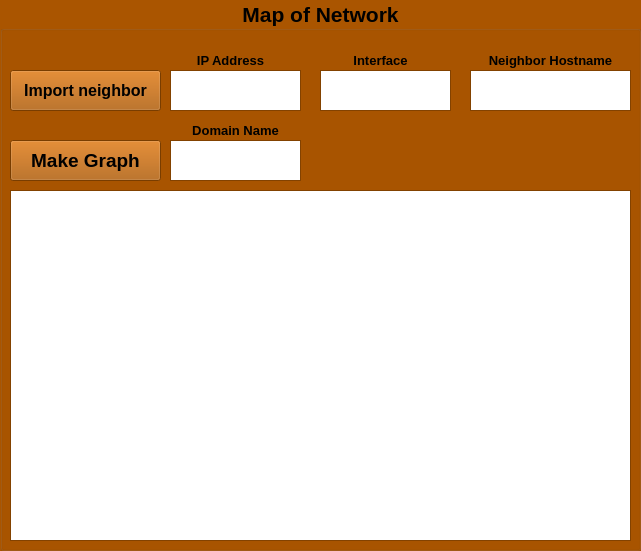
  <widget class="QGroupBox" name="map_network">
   <property name="geometry">
    <rect>
     <x>239</x>
     <y>70</y>
     <width>641</width>
     <height>551</height>
    </rect>
   </property>
   <property name="palette">
    <palette>
     <active>
      <colorrole role="WindowText">
       <brush brushstyle="SolidPattern">
        <color alpha="255">
         <red>0</red>
         <green>0</green>
         <blue>0</blue>
        </color>
       </brush>
      </colorrole>
      <colorrole role="Button">
       <brush brushstyle="SolidPattern">
        <color alpha="255">
         <red>170</red>
         <green>85</green>
         <blue>0</blue>
        </color>
       </brush>
      </colorrole>
      <colorrole role="Light">
       <brush brushstyle="SolidPattern">
        <color alpha="255">
         <red>255</red>
         <green>128</green>
         <blue>0</blue>
        </color>
       </brush>
      </colorrole>
      <colorrole role="Midlight">
       <brush brushstyle="SolidPattern">
        <color alpha="255">
         <red>212</red>
         <green>106</green>
         <blue>0</blue>
        </color>
       </brush>
      </colorrole>
      <colorrole role="Dark">
       <brush brushstyle="SolidPattern">
        <color alpha="255">
         <red>85</red>
         <green>42</green>
         <blue>0</blue>
        </color>
       </brush>
      </colorrole>
      <colorrole role="Mid">
       <brush brushstyle="SolidPattern">
        <color alpha="255">
         <red>113</red>
         <green>56</green>
         <blue>0</blue>
        </color>
       </brush>
      </colorrole>
      <colorrole role="Text">
       <brush brushstyle="SolidPattern">
        <color alpha="255">
         <red>0</red>
         <green>0</green>
         <blue>0</blue>
        </color>
       </brush>
      </colorrole>
      <colorrole role="BrightText">
       <brush brushstyle="SolidPattern">
        <color alpha="255">
         <red>255</red>
         <green>255</green>
         <blue>255</blue>
        </color>
       </brush>
      </colorrole>
      <colorrole role="ButtonText">
       <brush brushstyle="SolidPattern">
        <color alpha="255">
         <red>0</red>
         <green>0</green>
         <blue>0</blue>
        </color>
       </brush>
      </colorrole>
      <colorrole role="Base">
       <brush brushstyle="SolidPattern">
        <color alpha="255">
         <red>255</red>
         <green>255</green>
         <blue>255</blue>
        </color>
       </brush>
      </colorrole>
      <colorrole role="Window">
       <brush brushstyle="SolidPattern">
        <color alpha="255">
         <red>170</red>
         <green>85</green>
         <blue>0</blue>
        </color>
       </brush>
      </colorrole>
      <colorrole role="Shadow">
       <brush brushstyle="SolidPattern">
        <color alpha="255">
         <red>0</red>
         <green>0</green>
         <blue>0</blue>
        </color>
       </brush>
      </colorrole>
      <colorrole role="AlternateBase">
       <brush brushstyle="SolidPattern">
        <color alpha="255">
         <red>212</red>
         <green>170</green>
         <blue>127</blue>
        </color>
       </brush>
      </colorrole>
      <colorrole role="ToolTipBase">
       <brush brushstyle="SolidPattern">
        <color alpha="255">
         <red>255</red>
         <green>255</green>
         <blue>220</blue>
        </color>
       </brush>
      </colorrole>
      <colorrole role="ToolTipText">
       <brush brushstyle="SolidPattern">
        <color alpha="255">
         <red>0</red>
         <green>0</green>
         <blue>0</blue>
        </color>
       </brush>
      </colorrole>
     </active>
     <inactive>
      <colorrole role="WindowText">
       <brush brushstyle="SolidPattern">
        <color alpha="255">
         <red>0</red>
         <green>0</green>
         <blue>0</blue>
        </color>
       </brush>
      </colorrole>
      <colorrole role="Button">
       <brush brushstyle="SolidPattern">
        <color alpha="255">
         <red>170</red>
         <green>85</green>
         <blue>0</blue>
        </color>
       </brush>
      </colorrole>
      <colorrole role="Light">
       <brush brushstyle="SolidPattern">
        <color alpha="255">
         <red>255</red>
         <green>128</green>
         <blue>0</blue>
        </color>
       </brush>
      </colorrole>
      <colorrole role="Midlight">
       <brush brushstyle="SolidPattern">
        <color alpha="255">
         <red>212</red>
         <green>106</green>
         <blue>0</blue>
        </color>
       </brush>
      </colorrole>
      <colorrole role="Dark">
       <brush brushstyle="SolidPattern">
        <color alpha="255">
         <red>85</red>
         <green>42</green>
         <blue>0</blue>
        </color>
       </brush>
      </colorrole>
      <colorrole role="Mid">
       <brush brushstyle="SolidPattern">
        <color alpha="255">
         <red>113</red>
         <green>56</green>
         <blue>0</blue>
        </color>
       </brush>
      </colorrole>
      <colorrole role="Text">
       <brush brushstyle="SolidPattern">
        <color alpha="255">
         <red>0</red>
         <green>0</green>
         <blue>0</blue>
        </color>
       </brush>
      </colorrole>
      <colorrole role="BrightText">
       <brush brushstyle="SolidPattern">
        <color alpha="255">
         <red>255</red>
         <green>255</green>
         <blue>255</blue>
        </color>
       </brush>
      </colorrole>
      <colorrole role="ButtonText">
       <brush brushstyle="SolidPattern">
        <color alpha="255">
         <red>0</red>
         <green>0</green>
         <blue>0</blue>
        </color>
       </brush>
      </colorrole>
      <colorrole role="Base">
       <brush brushstyle="SolidPattern">
        <color alpha="255">
         <red>255</red>
         <green>255</green>
         <blue>255</blue>
        </color>
       </brush>
      </colorrole>
      <colorrole role="Window">
       <brush brushstyle="SolidPattern">
        <color alpha="255">
         <red>170</red>
         <green>85</green>
         <blue>0</blue>
        </color>
       </brush>
      </colorrole>
      <colorrole role="Shadow">
       <brush brushstyle="SolidPattern">
        <color alpha="255">
         <red>0</red>
         <green>0</green>
         <blue>0</blue>
        </color>
       </brush>
      </colorrole>
      <colorrole role="AlternateBase">
       <brush brushstyle="SolidPattern">
        <color alpha="255">
         <red>212</red>
         <green>170</green>
         <blue>127</blue>
        </color>
       </brush>
      </colorrole>
      <colorrole role="ToolTipBase">
       <brush brushstyle="SolidPattern">
        <color alpha="255">
         <red>255</red>
         <green>255</green>
         <blue>220</blue>
        </color>
       </brush>
      </colorrole>
      <colorrole role="ToolTipText">
       <brush brushstyle="SolidPattern">
        <color alpha="255">
         <red>0</red>
         <green>0</green>
         <blue>0</blue>
        </color>
       </brush>
      </colorrole>
     </inactive>
     <disabled>
      <colorrole role="WindowText">
       <brush brushstyle="SolidPattern">
        <color alpha="255">
         <red>85</red>
         <green>42</green>
         <blue>0</blue>
        </color>
       </brush>
      </colorrole>
      <colorrole role="Button">
       <brush brushstyle="SolidPattern">
        <color alpha="255">
         <red>170</red>
         <green>85</green>
         <blue>0</blue>
        </color>
       </brush>
      </colorrole>
      <colorrole role="Light">
       <brush brushstyle="SolidPattern">
        <color alpha="255">
         <red>255</red>
         <green>128</green>
         <blue>0</blue>
        </color>
       </brush>
      </colorrole>
      <colorrole role="Midlight">
       <brush brushstyle="SolidPattern">
        <color alpha="255">
         <red>212</red>
         <green>106</green>
         <blue>0</blue>
        </color>
       </brush>
      </colorrole>
      <colorrole role="Dark">
       <brush brushstyle="SolidPattern">
        <color alpha="255">
         <red>85</red>
         <green>42</green>
         <blue>0</blue>
        </color>
       </brush>
      </colorrole>
      <colorrole role="Mid">
       <brush brushstyle="SolidPattern">
        <color alpha="255">
         <red>113</red>
         <green>56</green>
         <blue>0</blue>
        </color>
       </brush>
      </colorrole>
      <colorrole role="Text">
       <brush brushstyle="SolidPattern">
        <color alpha="255">
         <red>85</red>
         <green>42</green>
         <blue>0</blue>
        </color>
       </brush>
      </colorrole>
      <colorrole role="BrightText">
       <brush brushstyle="SolidPattern">
        <color alpha="255">
         <red>255</red>
         <green>255</green>
         <blue>255</blue>
        </color>
       </brush>
      </colorrole>
      <colorrole role="ButtonText">
       <brush brushstyle="SolidPattern">
        <color alpha="255">
         <red>85</red>
         <green>42</green>
         <blue>0</blue>
        </color>
       </brush>
      </colorrole>
      <colorrole role="Base">
       <brush brushstyle="SolidPattern">
        <color alpha="255">
         <red>170</red>
         <green>85</green>
         <blue>0</blue>
        </color>
       </brush>
      </colorrole>
      <colorrole role="Window">
       <brush brushstyle="SolidPattern">
        <color alpha="255">
         <red>170</red>
         <green>85</green>
         <blue>0</blue>
        </color>
       </brush>
      </colorrole>
      <colorrole role="Shadow">
       <brush brushstyle="SolidPattern">
        <color alpha="255">
         <red>0</red>
         <green>0</green>
         <blue>0</blue>
        </color>
       </brush>
      </colorrole>
      <colorrole role="AlternateBase">
       <brush brushstyle="SolidPattern">
        <color alpha="255">
         <red>170</red>
         <green>85</green>
         <blue>0</blue>
        </color>
       </brush>
      </colorrole>
      <colorrole role="ToolTipBase">
       <brush brushstyle="SolidPattern">
        <color alpha="255">
         <red>255</red>
         <green>255</green>
         <blue>220</blue>
        </color>
       </brush>
      </colorrole>
      <colorrole role="ToolTipText">
       <brush brushstyle="SolidPattern">
        <color alpha="255">
         <red>0</red>
         <green>0</green>
         <blue>0</blue>
        </color>
       </brush>
      </colorrole>
     </disabled>
    </palette>
   </property>
   <property name="font">
    <font>
     <pointsize>16</pointsize>
     <weight>75</weight>
     <bold>true</bold>
    </font>
   </property>
   <property name="title">
    <string>Map of Network</string>
   </property>
   <property name="alignment">
    <set>Qt::AlignCenter</set>
   </property>
   <widget class="QPushButton" name="map_button">
    <property name="geometry">
     <rect>
      <x>10</x>
      <y>140</y>
      <width>151</width>
      <height>41</height>
     </rect>
    </property>
    <property name="font">
     <font>
      <pointsize>14</pointsize>
     </font>
    </property>
    <property name="text">
     <string>Make Graph</string>
    </property>
   </widget>
   <widget class="QTextEdit" name="import_name_map_text">
    <property name="geometry">
     <rect>
      <x>170</x>
      <y>140</y>
      <width>131</width>
      <height>41</height>
     </rect>
    </property>
    <property name="font">
     <font>
      <pointsize>12</pointsize>
     </font>
    </property>
   </widget>
   <widget class="QPushButton" name="neighbor_button">
    <property name="geometry">
     <rect>
      <x>10</x>
      <y>70</y>
      <width>151</width>
      <height>41</height>
     </rect>
    </property>
    <property name="font">
     <font>
      <pointsize>12</pointsize>
     </font>
    </property>
    <property name="text">
     <string>Import neighbor</string>
    </property>
   </widget>
   <widget class="QTextEdit" name="ip_adr_text">
    <property name="geometry">
     <rect>
      <x>170</x>
      <y>70</y>
      <width>131</width>
      <height>41</height>
     </rect>
    </property>
    <property name="font">
     <font>
      <pointsize>12</pointsize>
     </font>
    </property>
   </widget>
   <widget class="QTextEdit" name="interface_text">
    <property name="geometry">
     <rect>
      <x>320</x>
      <y>70</y>
      <width>131</width>
      <height>41</height>
     </rect>
    </property>
    <property name="font">
     <font>
      <pointsize>12</pointsize>
     </font>
    </property>
   </widget>
   <widget class="QTextEdit" name="ne_hostname_text">
    <property name="geometry">
     <rect>
      <x>470</x>
      <y>70</y>
      <width>161</width>
      <height>41</height>
     </rect>
    </property>
    <property name="font">
     <font>
      <pointsize>12</pointsize>
     </font>
    </property>
   </widget>
   <widget class="QLabel" name="ip_addr_label">
    <property name="geometry">
     <rect>
      <x>180</x>
      <y>50</y>
      <width>101</width>
      <height>21</height>
     </rect>
    </property>
    <property name="font">
     <font>
      <pointsize>10</pointsize>
     </font>
    </property>
    <property name="frameShape">
     <enum>QFrame::NoFrame</enum>
    </property>
    <property name="text">
     <string>IP Address</string>
    </property>
    <property name="alignment">
     <set>Qt::AlignCenter</set>
    </property>
   </widget>
   <widget class="QLabel" name="interface_label">
    <property name="geometry">
     <rect>
      <x>330</x>
      <y>50</y>
      <width>101</width>
      <height>21</height>
     </rect>
    </property>
    <property name="font">
     <font>
      <pointsize>10</pointsize>
     </font>
    </property>
    <property name="text">
     <string>Interface</string>
    </property>
    <property name="alignment">
     <set>Qt::AlignCenter</set>
    </property>
   </widget>
   <widget class="QLabel" name="ne_hostname_label">
    <property name="geometry">
     <rect>
      <x>480</x>
      <y>50</y>
      <width>141</width>
      <height>21</height>
     </rect>
    </property>
    <property name="font">
     <font>
      <pointsize>10</pointsize>
     </font>
    </property>
    <property name="text">
     <string>Neighbor Hostname</string>
    </property>
    <property name="alignment">
     <set>Qt::AlignCenter</set>
    </property>
   </widget>
   <widget class="QLabel" name="domain_name_label">
    <property name="geometry">
     <rect>
      <x>180</x>
      <y>120</y>
      <width>111</width>
      <height>21</height>
     </rect>
    </property>
    <property name="font">
     <font>
      <pointsize>10</pointsize>
     </font>
    </property>
    <property name="frameShape">
     <enum>QFrame::NoFrame</enum>
    </property>
    <property name="text">
     <string>Domain Name</string>
    </property>
    <property name="alignment">
     <set>Qt::AlignCenter</set>
    </property>
   </widget>
   <widget class="QGraphicsView" name="map_graphics_view">
    <property name="geometry">
     <rect>
      <x>10</x>
      <y>190</y>
      <width>621</width>
      <height>351</height>
     </rect>
    </property>
   </widget>
  </widget>
